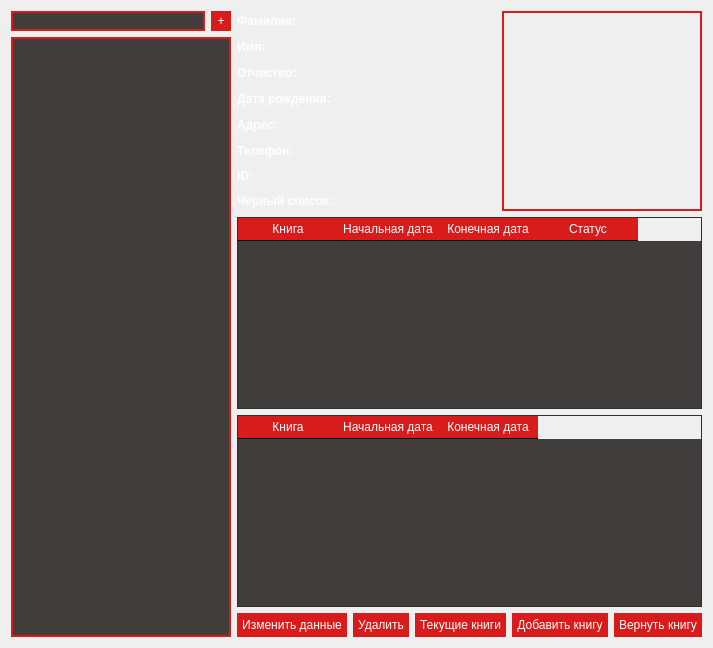
      <widget class="QWidget" name="tab_reader">
       <attribute name="title">
        <string>Читатели</string>
       </attribute>
       <layout class="QHBoxLayout" name="horizontalLayout_15">
        <item>
         <layout class="QVBoxLayout" name="listLayout">
          <property name="spacing">
           <number>6</number>
          </property>
          <item>
           <layout class="QHBoxLayout" name="horizontalLayout_4">
            <item>
             <widget class="QLineEdit" name="lineSearch">
              <property name="maximumSize">
               <size>
                <width>195</width>
                <height>16777215</height>
               </size>
              </property>
              <property name="styleSheet">
               <string notr="true">QLineEdit {
border-width:2px;
border-color: #d81b1b;
border-style: solid;
font: 10pt &quot;Tahoma&quot;;
color: white;
selection-color: white;
selection-background-color: #d81b1b;
background-color: #403D3A;
}</string>
              </property>
             </widget>
            </item>
            <item>
             <widget class="QPushButton" name="pushButton_NewReader">
              <property name="minimumSize">
               <size>
                <width>20</width>
                <height>20</height>
               </size>
              </property>
              <property name="maximumSize">
               <size>
                <width>20</width>
                <height>20</height>
               </size>
              </property>
              <property name="styleSheet">
               <string notr="true">QPushButton {
background-color: #d81b1b;
border-width:0px;
border-color: #3a3633;
border-style: solid;
padding: 5px;
padding-left: 5px;
padding-right: 5px;
font: 10pt &quot;Tahoma&quot;;
color: white;
}
QPushButton:pressed {
background-color:rgba(255,255,255,.2);
}
QPushButton:hover { background: rgb(255,37,37); }
QPushButton:disabled {
 background:#1A1A1A; 
color:#9B9B9B;
}</string>
              </property>
              <property name="text">
               <string>+</string>
              </property>
             </widget>
            </item>
           </layout>
          </item>
          <item>
           <widget class="QListWidget" name="listWidget">
            <property name="minimumSize">
             <size>
              <width>220</width>
              <height>0</height>
             </size>
            </property>
            <property name="maximumSize">
             <size>
              <width>210</width>
              <height>16777215</height>
             </size>
            </property>
            <property name="styleSheet">
             <string notr="true">QListWidget {
border-width:2px;
border-color: #d81b1b;
border-style: solid;
padding: 2px;
padding-left: 2px;
padding-right: 2px;
background-color: #403D3A;
font: 10pt &quot;Tahoma&quot;;
color: white;
}
QListWidget:item:selected {
background-color: #d81b1b;
color:white
}
QListWidget:item:hover {
background-color: #E96060;
color:white
}

QListWidget::item:selected:!active{
background-color: #FF8181;
color:white
}

QScrollBar:horizontal{
    border: 2px solid grey;
    background: #FF8181;
    height: 12px;
    margin: 0 10px 0 10px;
}
QScrollBar::handle:horizontal, QScrollBar::handle:vertical  {
    background: #d81b1b;
    min-width: 5px;
}
QScrollBar::add-line:horizontal  {
    border: 2px solid grey;
    background: #3a3633;
    width: 5px;
    subcontrol-position: top;
    subcontrol-origin: margin;
}

QScrollBar::sub-line:horizontal  {
    border: 2px solid grey;
    background: #403D3A;
    width: 5px;
    subcontrol-position:bottom;
    subcontrol-origin: margin;
}

QScrollBar:vertical{
    border: 2px solid grey;
    background: #FF8181;
    width: 12px;
    margin: 10px 0 10px 0;
}

QScrollBar::add-line:vertical  {
    border: 2px solid grey;
    background: #403D3A;
    height: 5px;
    subcontrol-position: right;
    subcontrol-origin: margin;
}

QScrollBar::sub-line:vertical  {
    border: 2px solid grey;
    background: #3a3633;
    height: 5px;
    subcontrol-position: left;
    subcontrol-origin: margin;
}</string>
            </property>
           </widget>
          </item>
         </layout>
        </item>
        <item>
         <layout class="QVBoxLayout" name="infoLayout">
          <item>
           <layout class="QHBoxLayout" name="horizontalLayout">
            <item>
             <layout class="QVBoxLayout" name="verticalLayout_4">
              <item>
               <layout class="QHBoxLayout" name="last_nameLayout">
                <item>
                 <widget class="QLabel" name="lbl_lname">
                  <property name="minimumSize">
                   <size>
                    <width>60</width>
                    <height>20</height>
                   </size>
                  </property>
                  <property name="maximumSize">
                   <size>
                    <width>60</width>
                    <height>20</height>
                   </size>
                  </property>
                  <property name="font">
                   <font>
                    <family>Tahoma</family>
                    <pointsize>9</pointsize>
                    <weight>75</weight>
                    <italic>false</italic>
                    <bold>true</bold>
                   </font>
                  </property>
                  <property name="styleSheet">
                   <string notr="true">QLabel {
font: bold 9pt  &quot;Tahoma&quot;;
color: white;
}</string>
                  </property>
                  <property name="text">
                   <string>Фамилия:</string>
                  </property>
                 </widget>
                </item>
                <item>
                 <widget class="QLabel" name="lbl_lname_info">
                  <property name="minimumSize">
                   <size>
                    <width>0</width>
                    <height>20</height>
                   </size>
                  </property>
                  <property name="maximumSize">
                   <size>
                    <width>16777215</width>
                    <height>20</height>
                   </size>
                  </property>
                  <property name="styleSheet">
                   <string notr="true">QLabel {
font: 9pt  &quot;Tahoma&quot;;
color: white;
}</string>
                  </property>
                  <property name="text">
                   <string/>
                  </property>
                 </widget>
                </item>
               </layout>
              </item>
              <item>
               <layout class="QHBoxLayout" name="nameLayout">
                <item>
                 <widget class="QLabel" name="lbl_name">
                  <property name="minimumSize">
                   <size>
                    <width>30</width>
                    <height>20</height>
                   </size>
                  </property>
                  <property name="maximumSize">
                   <size>
                    <width>30</width>
                    <height>20</height>
                   </size>
                  </property>
                  <property name="font">
                   <font>
                    <family>Tahoma</family>
                    <pointsize>9</pointsize>
                    <weight>75</weight>
                    <italic>false</italic>
                    <bold>true</bold>
                   </font>
                  </property>
                  <property name="styleSheet">
                   <string notr="true">QLabel {
font: bold 9pt  &quot;Tahoma&quot;;
color: white;
}</string>
                  </property>
                  <property name="text">
                   <string>Имя:</string>
                  </property>
                 </widget>
                </item>
                <item>
                 <widget class="QLabel" name="lbl_name_info">
                  <property name="minimumSize">
                   <size>
                    <width>0</width>
                    <height>20</height>
                   </size>
                  </property>
                  <property name="maximumSize">
                   <size>
                    <width>16777215</width>
                    <height>20</height>
                   </size>
                  </property>
                  <property name="styleSheet">
                   <string notr="true">QLabel {
font: 9pt  &quot;Tahoma&quot;;
color: white;
}</string>
                  </property>
                  <property name="text">
                   <string/>
                  </property>
                 </widget>
                </item>
               </layout>
              </item>
              <item>
               <layout class="QHBoxLayout" name="middle_nameLayout">
                <item>
                 <widget class="QLabel" name="lbl_mname">
                  <property name="minimumSize">
                   <size>
                    <width>0</width>
                    <height>20</height>
                   </size>
                  </property>
                  <property name="maximumSize">
                   <size>
                    <width>65</width>
                    <height>20</height>
                   </size>
                  </property>
                  <property name="font">
                   <font>
                    <family>Tahoma</family>
                    <pointsize>9</pointsize>
                    <weight>75</weight>
                    <italic>false</italic>
                    <bold>true</bold>
                   </font>
                  </property>
                  <property name="styleSheet">
                   <string notr="true">QLabel {
font: bold 9pt  &quot;Tahoma&quot;;
color: white;
}</string>
                  </property>
                  <property name="text">
                   <string>Отчество:</string>
                  </property>
                 </widget>
                </item>
                <item>
                 <widget class="QLabel" name="lbl_mname_info">
                  <property name="minimumSize">
                   <size>
                    <width>0</width>
                    <height>20</height>
                   </size>
                  </property>
                  <property name="maximumSize">
                   <size>
                    <width>16777215</width>
                    <height>20</height>
                   </size>
                  </property>
                  <property name="styleSheet">
                   <string notr="true">QLabel {
font: 9pt  &quot;Tahoma&quot;;
color: white;
}</string>
                  </property>
                  <property name="text">
                   <string/>
                  </property>
                 </widget>
                </item>
               </layout>
              </item>
              <item>
               <layout class="QHBoxLayout" name="birthdayLayout">
                <item>
                 <widget class="QLabel" name="lbl_bday">
                  <property name="minimumSize">
                   <size>
                    <width>110</width>
                    <height>20</height>
                   </size>
                  </property>
                  <property name="maximumSize">
                   <size>
                    <width>110</width>
                    <height>20</height>
                   </size>
                  </property>
                  <property name="font">
                   <font>
                    <family>Tahoma</family>
                    <pointsize>9</pointsize>
                    <weight>75</weight>
                    <italic>false</italic>
                    <bold>true</bold>
                   </font>
                  </property>
                  <property name="styleSheet">
                   <string notr="true">QLabel {
font: bold 9pt  &quot;Tahoma&quot;;
color: white;
}</string>
                  </property>
                  <property name="text">
                   <string>Дата рождения:</string>
                  </property>
                 </widget>
                </item>
                <item alignment="Qt::AlignLeft">
                 <widget class="QLabel" name="lbl_bday_info">
                  <property name="minimumSize">
                   <size>
                    <width>0</width>
                    <height>20</height>
                   </size>
                  </property>
                  <property name="maximumSize">
                   <size>
                    <width>16777215</width>
                    <height>20</height>
                   </size>
                  </property>
                  <property name="styleSheet">
                   <string notr="true">QLabel {
font: 9pt  &quot;Tahoma&quot;;
color: white;
}</string>
                  </property>
                  <property name="text">
                   <string/>
                  </property>
                 </widget>
                </item>
               </layout>
              </item>
              <item>
               <layout class="QHBoxLayout" name="adressLayout">
                <item>
                 <widget class="QLabel" name="lbl_adress">
                  <property name="minimumSize">
                   <size>
                    <width>45</width>
                    <height>20</height>
                   </size>
                  </property>
                  <property name="maximumSize">
                   <size>
                    <width>45</width>
                    <height>20</height>
                   </size>
                  </property>
                  <property name="font">
                   <font>
                    <family>Tahoma</family>
                    <pointsize>9</pointsize>
                    <weight>75</weight>
                    <italic>false</italic>
                    <bold>true</bold>
                   </font>
                  </property>
                  <property name="styleSheet">
                   <string notr="true">QLabel {
font: bold 9pt  &quot;Tahoma&quot;;
color: white;
}</string>
                  </property>
                  <property name="text">
                   <string>Адрес:</string>
                  </property>
                 </widget>
                </item>
                <item>
                 <widget class="QLabel" name="lbl_adress_info">
                  <property name="minimumSize">
                   <size>
                    <width>0</width>
                    <height>20</height>
                   </size>
                  </property>
                  <property name="maximumSize">
                   <size>
                    <width>16777215</width>
                    <height>20</height>
                   </size>
                  </property>
                  <property name="styleSheet">
                   <string notr="true">QLabel {
font: 9pt  &quot;Tahoma&quot;;
color: white;
}</string>
                  </property>
                  <property name="text">
                   <string/>
                  </property>
                 </widget>
                </item>
               </layout>
              </item>
              <item>
               <layout class="QHBoxLayout" name="phoneLayout">
                <item>
                 <widget class="QLabel" name="lbl_phone">
                  <property name="minimumSize">
                   <size>
                    <width>60</width>
                    <height>20</height>
                   </size>
                  </property>
                  <property name="maximumSize">
                   <size>
                    <width>60</width>
                    <height>20</height>
                   </size>
                  </property>
                  <property name="font">
                   <font>
                    <family>Tahoma</family>
                    <pointsize>9</pointsize>
                    <weight>75</weight>
                    <italic>false</italic>
                    <bold>true</bold>
                   </font>
                  </property>
                  <property name="styleSheet">
                   <string notr="true">QLabel {
font: bold 9pt  &quot;Tahoma&quot;;
color: white;
}</string>
                  </property>
                  <property name="text">
                   <string>Телефон:</string>
                  </property>
                 </widget>
                </item>
                <item>
                 <widget class="QLabel" name="lbl_phone_info">
                  <property name="minimumSize">
                   <size>
                    <width>0</width>
                    <height>20</height>
                   </size>
                  </property>
                  <property name="maximumSize">
                   <size>
                    <width>16777215</width>
                    <height>20</height>
                   </size>
                  </property>
                  <property name="styleSheet">
                   <string notr="true">QLabel {
font: 9pt  &quot;Tahoma&quot;;
color: white;
}</string>
                  </property>
                  <property name="text">
                   <string/>
                  </property>
                 </widget>
                </item>
               </layout>
              </item>
              <item>
               <layout class="QHBoxLayout" name="optionLayout">
                <item>
                 <layout class="QHBoxLayout" name="idLayout">
                  <item>
                   <widget class="QLabel" name="lbl_id">
                    <property name="minimumSize">
                     <size>
                      <width>20</width>
                      <height>0</height>
                     </size>
                    </property>
                    <property name="maximumSize">
                     <size>
                      <width>20</width>
                      <height>20</height>
                     </size>
                    </property>
                    <property name="font">
                     <font>
                      <family>Tahoma</family>
                      <pointsize>9</pointsize>
                      <weight>75</weight>
                      <italic>false</italic>
                      <bold>true</bold>
                     </font>
                    </property>
                    <property name="styleSheet">
                     <string notr="true">QLabel {
font: bold 9pt  &quot;Tahoma&quot;;
color: white;
}</string>
                    </property>
                    <property name="text">
                     <string>ID:</string>
                    </property>
                   </widget>
                  </item>
                  <item>
                   <widget class="QLabel" name="lbl_id_info">
                    <property name="maximumSize">
                     <size>
                      <width>16777215</width>
                      <height>20</height>
                     </size>
                    </property>
                    <property name="styleSheet">
                     <string notr="true">QLabel {
font: 9pt  &quot;Tahoma&quot;;
color: white;
}</string>
                    </property>
                    <property name="text">
                     <string/>
                    </property>
                   </widget>
                  </item>
                 </layout>
                </item>
               </layout>
              </item>
              <item>
               <layout class="QHBoxLayout" name="blacklistLayout">
                <item alignment="Qt::AlignLeft">
                 <widget class="QLabel" name="lbl_blacklist">
                  <property name="minimumSize">
                   <size>
                    <width>100</width>
                    <height>0</height>
                   </size>
                  </property>
                  <property name="maximumSize">
                   <size>
                    <width>100</width>
                    <height>16777215</height>
                   </size>
                  </property>
                  <property name="font">
                   <font>
                    <family>Tahoma</family>
                    <pointsize>9</pointsize>
                    <weight>75</weight>
                    <italic>false</italic>
                    <bold>true</bold>
                   </font>
                  </property>
                  <property name="styleSheet">
                   <string notr="true">QLabel {
font: bold 9pt  &quot;Tahoma&quot;;
color: white;
}</string>
                  </property>
                  <property name="text">
                   <string>Черный список:</string>
                  </property>
                 </widget>
                </item>
                <item>
                 <widget class="QLabel" name="info_blacklist">
                  <property name="styleSheet">
                   <string notr="true">QLabel {
font: 9pt  &quot;Tahoma&quot;;
color: white;
}</string>
                  </property>
                  <property name="text">
                   <string/>
                  </property>
                 </widget>
                </item>
                <item>
                 <spacer name="horizontalSpacer_2">
                  <property name="orientation">
                   <enum>Qt::Horizontal</enum>
                  </property>
                  <property name="sizeHint" stdset="0">
                   <size>
                    <width>40</width>
                    <height>20</height>
                   </size>
                  </property>
                 </spacer>
                </item>
               </layout>
              </item>
             </layout>
            </item>
            <item>
             <spacer name="horizontalSpacer">
              <property name="orientation">
               <enum>Qt::Horizontal</enum>
              </property>
              <property name="sizeHint" stdset="0">
               <size>
                <width>40</width>
                <height>20</height>
               </size>
              </property>
             </spacer>
            </item>
            <item>
             <widget class="QLabel" name="photo">
              <property name="minimumSize">
               <size>
                <width>200</width>
                <height>200</height>
               </size>
              </property>
              <property name="maximumSize">
               <size>
                <width>200</width>
                <height>200</height>
               </size>
              </property>
              <property name="styleSheet">
               <string notr="true">QLabel
{
border-width:2px;
border-color: #d81b1b;
border-style: solid;
}</string>
              </property>
              <property name="text">
               <string/>
              </property>
             </widget>
            </item>
           </layout>
          </item>
          <item>
           <widget class="QTableWidget" name="tableWidgetHistory">
            <property name="enabled">
             <bool>true</bool>
            </property>
            <property name="sizePolicy">
             <sizepolicy hsizetype="Expanding" vsizetype="Expanding">
              <horstretch>0</horstretch>
              <verstretch>0</verstretch>
             </sizepolicy>
            </property>
            <property name="styleSheet">
             <string notr="true">QTableView {
font: 10pt &quot;Tahoma&quot;;
color: white;
selection-color: white;
selection-background-color: #d81b1b;
background-color: #403D3A;
}

QTableView QTableCornerButton::section {
    background: #d81b1b;;
    border: 2px outset #d81b1b;
}

QHeaderView::section{
border-style: solid;
border-bottom: 1px solid rgb(0,0,0);
background-color: #d81b1b;
color: white;
subcontrol-origin: margin; subcontrol-position: top right; padding:2px;
qproperty-alignment: AlignCenter;
}

QScrollBar:horizontal{
    border: 2px solid grey;
    background: #FF8181;
    height: 12px;
    margin: 0 10px 0 10px;
}
QScrollBar::handle:horizontal, QScrollBar::handle:vertical  {
    background: #d81b1b;
    min-width: 5px;
}
QScrollBar::add-line:horizontal  {
    border: 2px solid grey;
    background: #3a3633;
    width: 5px;
    subcontrol-position: top;
    subcontrol-origin: margin;
}

QScrollBar::sub-line:horizontal  {
    border: 2px solid grey;
    background: #403D3A;
    width: 5px;
    subcontrol-position:bottom;
    subcontrol-origin: margin;
}

QScrollBar:vertical{
    border: 2px solid grey;
    background: #FF8181;
    width: 12px;
    margin: 10px 0 10px 0;
}

QScrollBar::add-line:vertical  {
    border: 2px solid grey;
    background: #403D3A;
    height: 5px;
    subcontrol-position: right;
    subcontrol-origin: margin;
}

QScrollBar::sub-line:vertical  {
    border: 2px solid grey;
    background: #3a3633;
    height: 5px;
    subcontrol-position: left;
    subcontrol-origin: margin;
}</string>
            </property>
            <column>
             <property name="text">
              <string>Книга</string>
             </property>
            </column>
            <column>
             <property name="text">
              <string>Начальная дата</string>
             </property>
             <property name="textAlignment">
              <set>AlignCenter</set>
             </property>
            </column>
            <column>
             <property name="text">
              <string>Конечная дата</string>
             </property>
             <property name="textAlignment">
              <set>AlignCenter</set>
             </property>
            </column>
            <column>
             <property name="text">
              <string>Статус</string>
             </property>
             <property name="textAlignment">
              <set>AlignCenter</set>
             </property>
            </column>
           </widget>
          </item>
          <item>
           <widget class="QTableWidget" name="tableWidgetBooks">
            <property name="styleSheet">
             <string notr="true">QTableView {
font: 10pt &quot;Tahoma&quot;;
color: white;
selection-color: white;
selection-background-color: #d81b1b;
background-color: #403D3A;
}

QTableView QTableCornerButton::section {
    background: #d81b1b;;
    border: 2px outset #d81b1b;
}

QHeaderView::section{
border-style: solid;
border-bottom: 1px solid rgb(0,0,0);
background-color: #d81b1b;
color: white;
subcontrol-origin: margin; subcontrol-position: top right; padding:2px;
qproperty-alignment: AlignCenter;
}

QScrollBar:horizontal{
    border: 2px solid grey;
    background: #FF8181;
    height: 12px;
    margin: 0 10px 0 10px;
}
QScrollBar::handle:horizontal, QScrollBar::handle:vertical  {
    background: #d81b1b;
    min-width: 5px;
}
QScrollBar::add-line:horizontal  {
    border: 2px solid grey;
    background: #3a3633;
    width: 5px;
    subcontrol-position: top;
    subcontrol-origin: margin;
}

QScrollBar::sub-line:horizontal  {
    border: 2px solid grey;
    background: #403D3A;
    width: 5px;
    subcontrol-position:bottom;
    subcontrol-origin: margin;
}

QScrollBar:vertical{
    border: 2px solid grey;
    background: #FF8181;
    width: 12px;
    margin: 10px 0 10px 0;
}

QScrollBar::add-line:vertical  {
    border: 2px solid grey;
    background: #403D3A;
    height: 5px;
    subcontrol-position: right;
    subcontrol-origin: margin;
}

QScrollBar::sub-line:vertical  {
    border: 2px solid grey;
    background: #3a3633;
    height: 5px;
    subcontrol-position: left;
    subcontrol-origin: margin;
}</string>
            </property>
            <column>
             <property name="text">
              <string>Книга</string>
             </property>
            </column>
            <column>
             <property name="text">
              <string>Начальная дата</string>
             </property>
            </column>
            <column>
             <property name="text">
              <string>Конечная дата</string>
             </property>
            </column>
           </widget>
          </item>
          <item>
           <layout class="QHBoxLayout" name="horizontalLayout_button">
            <item>
             <widget class="QPushButton" name="Button_Info_Reader">
              <property name="maximumSize">
               <size>
                <width>200</width>
                <height>16777215</height>
               </size>
              </property>
              <property name="styleSheet">
               <string notr="true">QPushButton {
background-color: #d81b1b;
border-width:0px;
border-color: #3a3633;
border-style: solid;
padding: 5px;
padding-left: 5px;
padding-right: 5px;
font: 10pt &quot;Tahoma&quot;;
color: white;
}
QPushButton:pressed {
background-color:rgba(255,255,255,.2);
}
QPushButton:hover { background: rgb(255,37,37); }
QPushButton:disabled {
 background:#1A1A1A; 
color:#9B9B9B;
}</string>
              </property>
              <property name="text">
               <string>Изменить данные</string>
              </property>
              <property name="flat">
               <bool>false</bool>
              </property>
             </widget>
            </item>
            <item>
             <widget class="QPushButton" name="pushButton_DeleteReader">
              <property name="enabled">
               <bool>true</bool>
              </property>
              <property name="maximumSize">
               <size>
                <width>200</width>
                <height>16777215</height>
               </size>
              </property>
              <property name="styleSheet">
               <string notr="true">QPushButton {
background-color: #d81b1b;
border-width:0px;
border-color: #3a3633;
border-style: solid;
padding: 5px;
padding-left: 5px;
padding-right: 5px;
font: 10pt &quot;Tahoma&quot;;
color: white;
}
QPushButton:pressed {
background-color:rgba(255,255,255,.2);
}
QPushButton:hover { background: rgb(255,37,37); }
QPushButton:disabled {
 background:#1A1A1A; 
color:#9B9B9B;
}</string>
              </property>
              <property name="text">
               <string>Удалить</string>
              </property>
              <property name="flat">
               <bool>false</bool>
              </property>
             </widget>
            </item>
            <item>
             <widget class="QPushButton" name="pushButton_Reverse">
              <property name="enabled">
               <bool>true</bool>
              </property>
              <property name="maximumSize">
               <size>
                <width>200</width>
                <height>16777215</height>
               </size>
              </property>
              <property name="styleSheet">
               <string notr="true">QPushButton {
background-color: #d81b1b;
border-width:0px;
border-color: #3a3633;
border-style: solid;
padding: 5px;
padding-left: 5px;
padding-right: 5px;
font: 10pt &quot;Tahoma&quot;;
color: white;
}
QPushButton:pressed {
background-color:rgba(255,255,255,.2);
}
QPushButton:hover { background: rgb(255,37,37); }
QPushButton:disabled {
 background:#1A1A1A; 
color:#9B9B9B;
}</string>
              </property>
              <property name="text">
               <string>Текущие книги</string>
              </property>
              <property name="checkable">
               <bool>false</bool>
              </property>
              <property name="flat">
               <bool>false</bool>
              </property>
             </widget>
            </item>
            <item>
             <widget class="QPushButton" name="pushButton_AddBook">
              <property name="maximumSize">
               <size>
                <width>200</width>
                <height>16777215</height>
               </size>
              </property>
              <property name="styleSheet">
               <string notr="true">QPushButton {
background-color: #d81b1b;
border-width:0px;
border-color: #3a3633;
border-style: solid;
padding: 5px;
padding-left: 5px;
padding-right: 5px;
font: 10pt &quot;Tahoma&quot;;
color: white;
}
QPushButton:pressed {
background-color:rgba(255,255,255,.2);
}
QPushButton:hover { background: rgb(255,37,37); }
QPushButton:disabled {
 background:#1A1A1A; 
color:#9B9B9B;
}</string>
              </property>
              <property name="text">
               <string>Добавить книгу</string>
              </property>
             </widget>
            </item>
            <item>
             <widget class="QPushButton" name="pushButton_ReturnBook">
              <property name="maximumSize">
               <size>
                <width>200</width>
                <height>16777215</height>
               </size>
              </property>
              <property name="styleSheet">
               <string notr="true">QPushButton {
background-color: #d81b1b;
border-width:0px;
border-color: #3a3633;
border-style: solid;
padding: 5px;
padding-left: 5px;
padding-right: 5px;
font: 10pt &quot;Tahoma&quot;;
color: white;
}
QPushButton:pressed {
background-color:rgba(255,255,255,.2);
}
QPushButton:hover { background: rgb(255,37,37); }
QPushButton:disabled {
 background:#1A1A1A; 
color:#9B9B9B;
}</string>
              </property>
              <property name="text">
               <string>Вернуть книгу</string>
              </property>
             </widget>
            </item>
           </layout>
          </item>
         </layout>
        </item>
       </layout>
      </widget>
